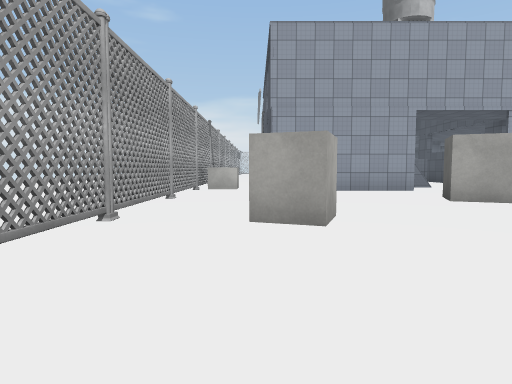
view 1 (above)

24 first-person views from a walk through a scene from a Unity 3-D project. The camera is 1.2 m above the floor, tilts 4° down and sees 75° across. The floor is counted in squares, 2.22 m on a side. Each view is taken from the middle of a square. On the plan, view 1 faces up. The plan holds only what a view shows up to about 9 squares ahead; the rest is blank. The place goes on beyond the plan. The player character is not drawn. Surface patterns are stand-ins for the level's own textures.

view 2
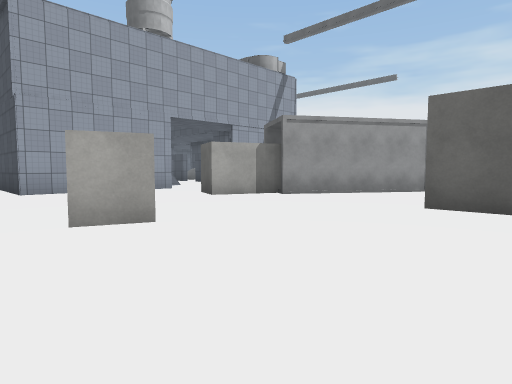

view 3
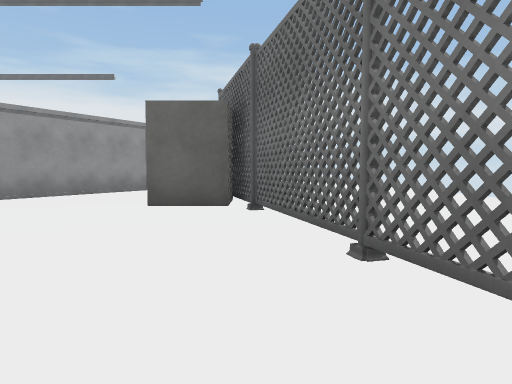

view 4
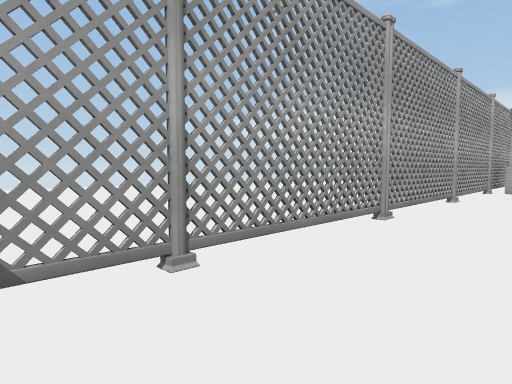

view 5
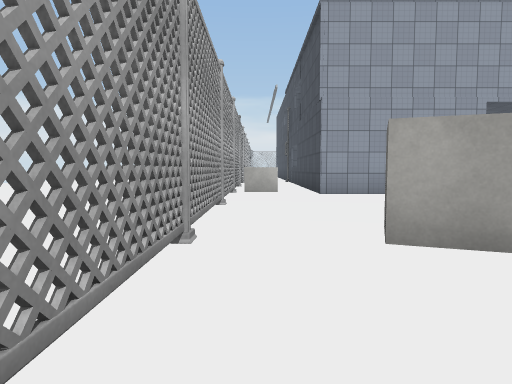

view 6
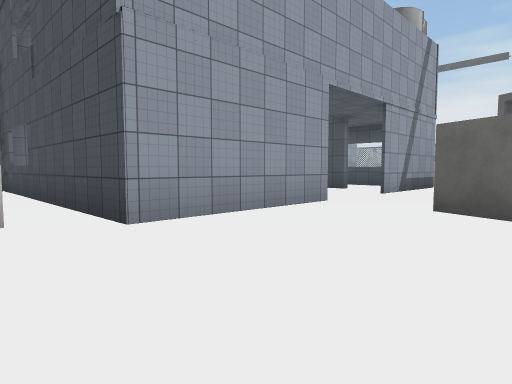

view 7
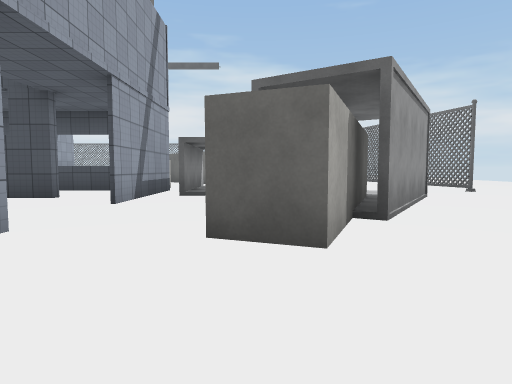

view 8
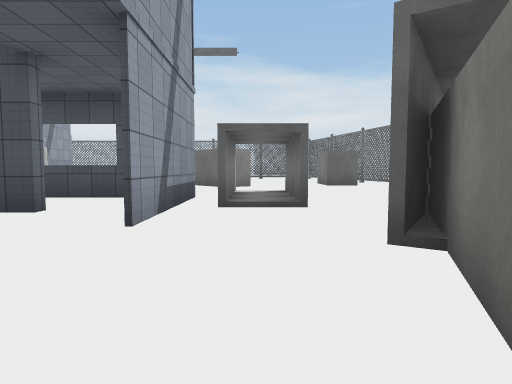

view 9
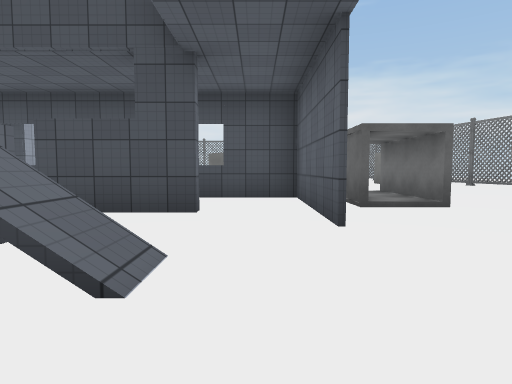

view 10
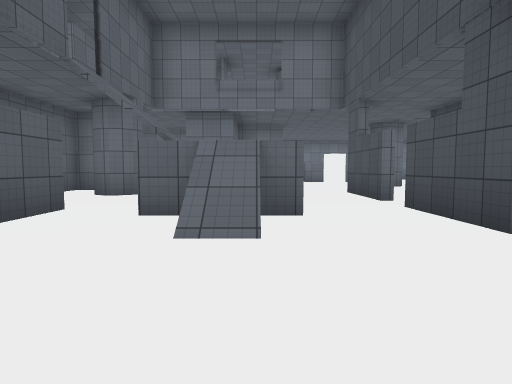

view 11
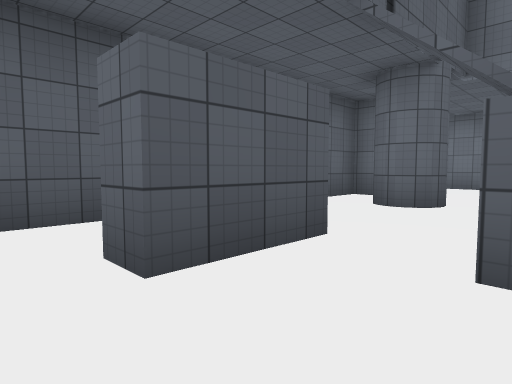

view 12
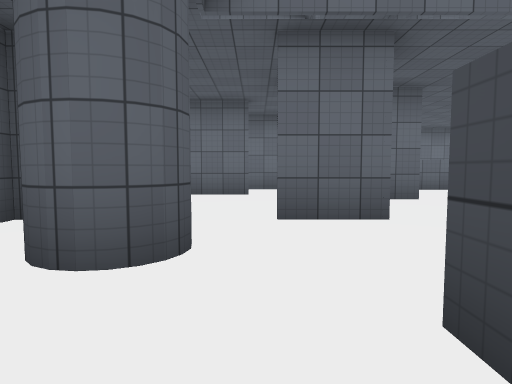

view 13
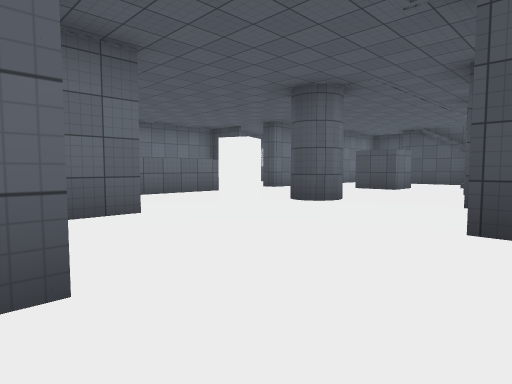

view 14
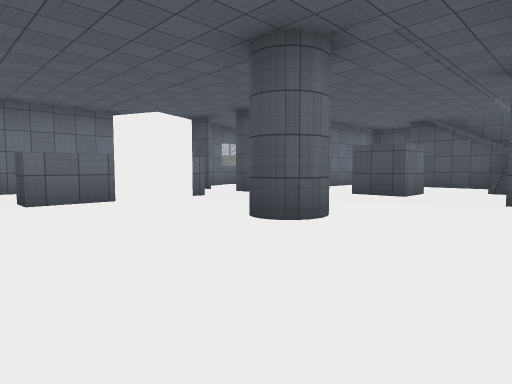

view 15
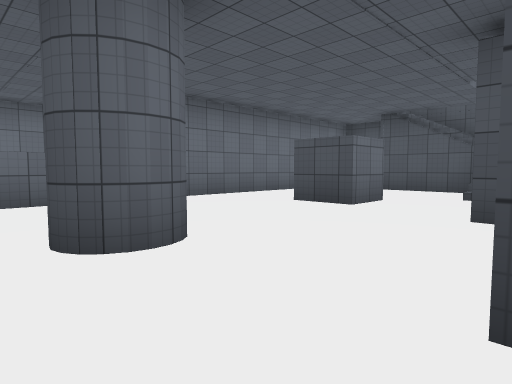

view 16
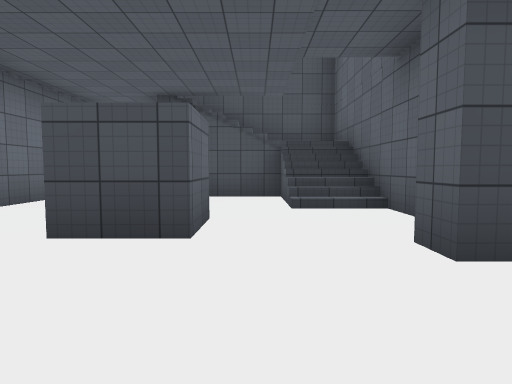

view 17
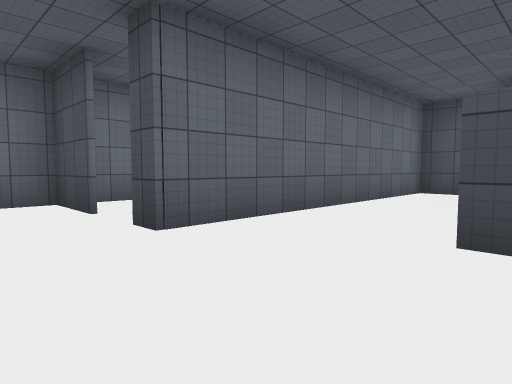

view 18
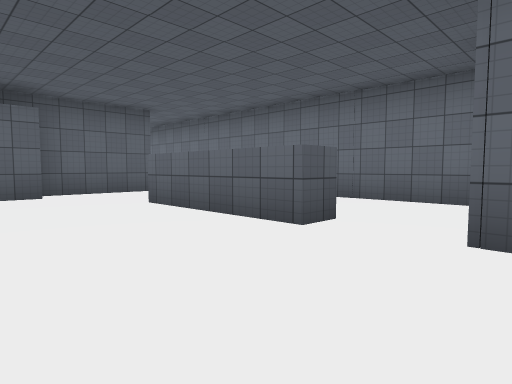

view 19
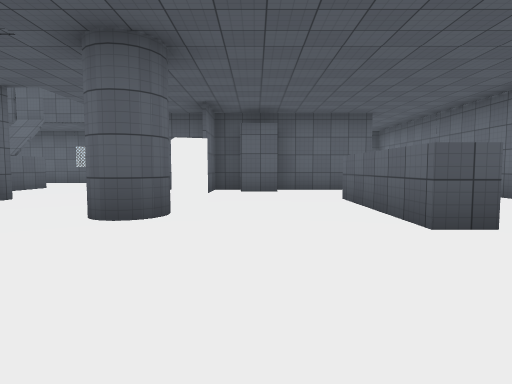

view 20
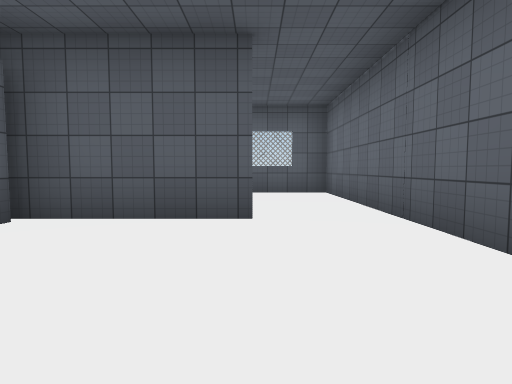

view 21
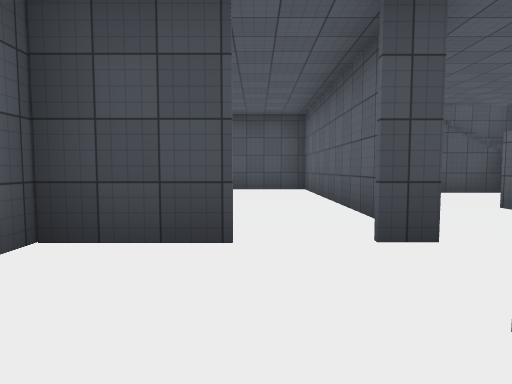

view 22
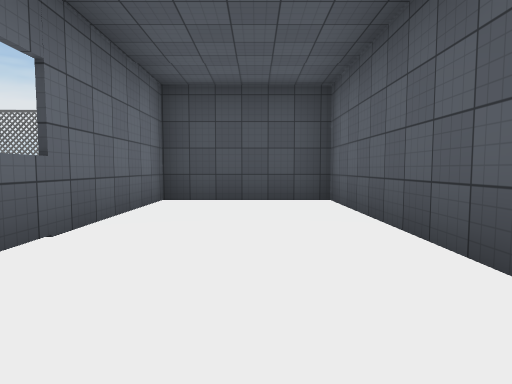

view 23
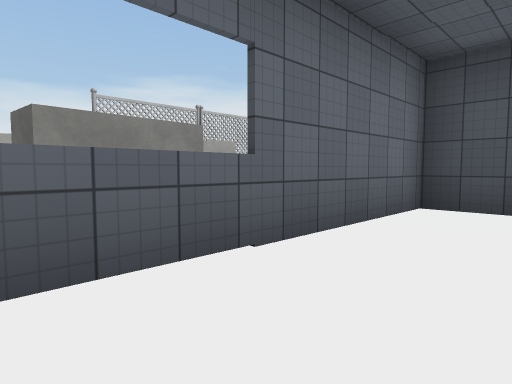

view 24
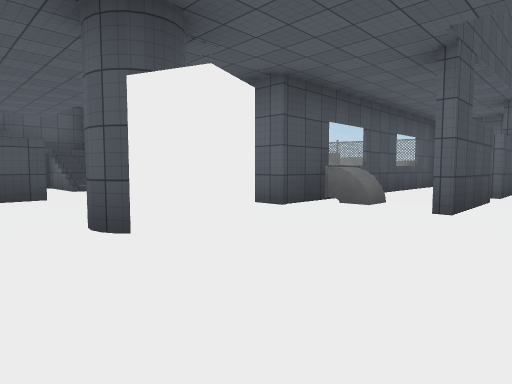

### Floor plan
Key: @ floor where view 1 was taken; # wall or solid block; x gap in a wall; . main floor; : floor 0.25 m higher than the main floor; + floor 2.5 m higher than the main floor; / step, stairs or slope; ^ raised ledge; B block; W white block.
Columns run from 9 left of view 1 to 18 right of it. Each row starts with its distance up from view 1.
 25                        #
 24          ###################
 23          #..........#......#
 22          #.................#
 21             ##...##xx#######
 20             .#.............#
 19           ##.##........... #
 18            ..##xWW#...#.../#
 17            ..#............/#
 16          ##..#..........//+#
 15          #........##.######^
 14          #.#....#.#
 13          #...##.#.#
 12          # ..##...#
 11         ## #.##.#.#
 10        ###.#..#.#.#
  9        #B#........
  8        #.####...### ..
  7    ... #.........::/..
  6    ....#.....##..###..
  5   .....#......####....
  4  ......#.BB...### ....
  3 .......#.B.....##   ..
  2 .......#...........
  1  ......#.....BB ..##
  0       .#.@.###.   ..
 -1          ###..
 -2           ......
 -3            ......
 -4              ....

Where each view was taken, in squares from view 1:
view 1: 0 up, 0 right, facing up
view 2: 0 up, 1 left, facing up-right
view 3: 0 up, 1 left, facing right
view 4: 0 up, 0 right, facing up-left
view 5: 1 up, 1 left, facing up
view 6: 5 up, 1 left, facing up-right
view 7: 6 up, 1 right, facing right
view 8: 7 up, 3 right, facing right
view 9: 9 up, 3 right, facing right
view 10: 7 up, 5 right, facing up
view 11: 9 up, 4 right, facing up-left
view 12: 12 up, 3 right, facing up
view 13: 14 up, 4 right, facing up-right
view 14: 15 up, 6 right, facing up-right
view 15: 15 up, 8 right, facing up-right
view 16: 17 up, 10 right, facing right
view 17: 18 up, 10 right, facing up-right
view 18: 18 up, 12 right, facing up-left
view 19: 19 up, 13 right, facing left
view 20: 22 up, 8 right, facing left
view 21: 22 up, 9 right, facing right
view 22: 22 up, 12 right, facing right
view 23: 22 up, 13 right, facing up-right
view 24: 19 up, 6 right, facing down-right
